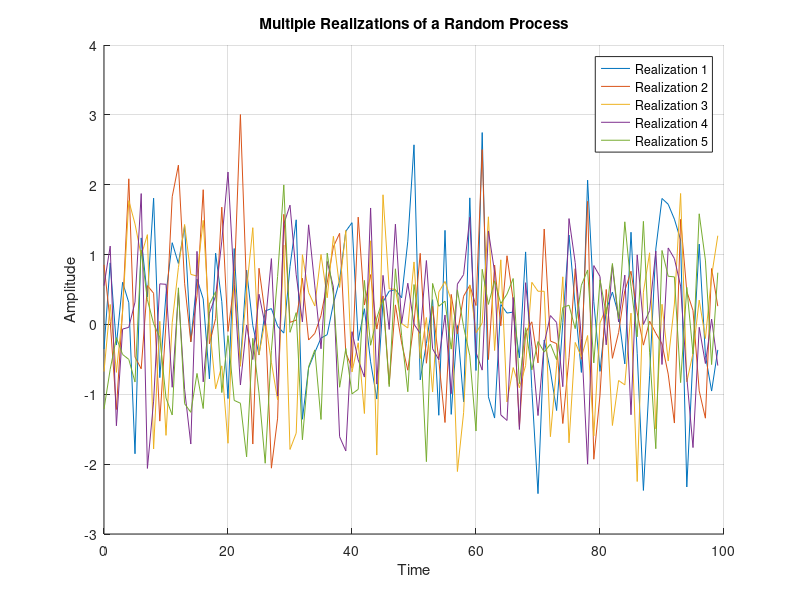
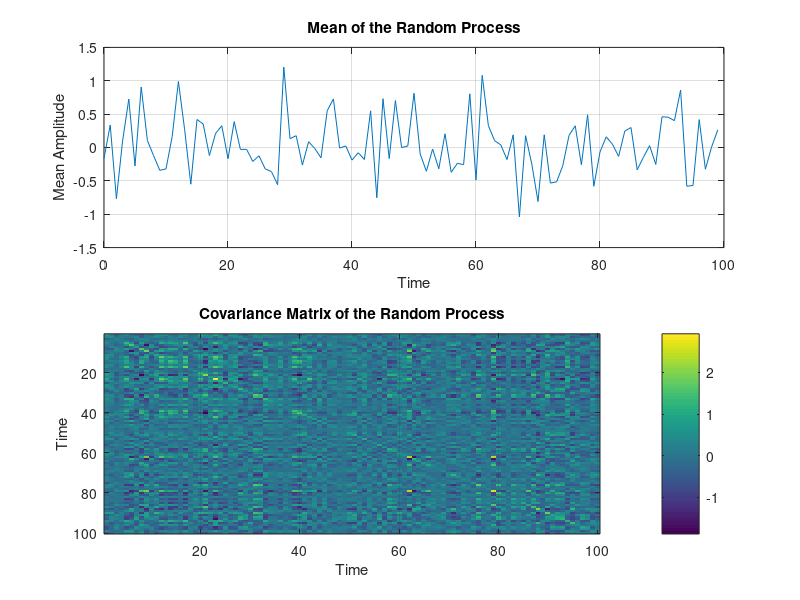

The MATLAB script that drew these images, in order:
clc; clear; close all;

n_realizations = 5; %(X1(w1,t), X2(w2,t), ...)
n_samples = 100;    % Number of time samples
t = 0:n_samples-1;  % Time vector

% generating the random process....
X = randn(n_realizations, n_samples);


figure;
hold on;
for i = 1:n_realizations
    plot(t, X(i, :), 'DisplayName', ['Realization ' num2str(i)]);
end
xlabel('Time');
ylabel('Amplitude');
title('Multiple Realizations of a Random Process');
legend show;
grid on;

% Compute and plot mean and covariance
mean_X = mean(X, 1);
cov_X = cov(X);

figure;
subplot(2, 1, 1);
plot(t, mean_X);
xlabel('Time');
ylabel('Mean Amplitude');
title('Mean of the Random Process');
grid on;

subplot(2, 1, 2);
imagesc(cov_X); 
colorbar;
xlabel('Time');
ylabel('Time');
title('Covariance Matrix of the Random Process');
grid on;
